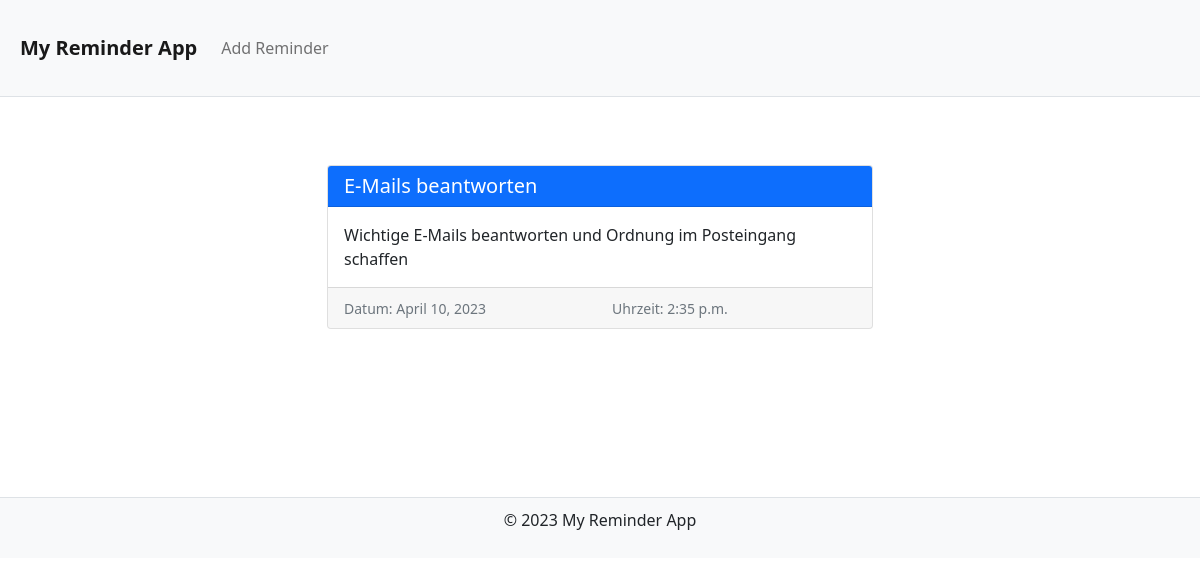
The app's page /reminder/7 with its own data.
### reminder_app/models.py (models this page shows, shortened)
class Reminder(models.Model):
    title = models.CharField(max_length=64)
    date = models.DateField()
    time = models.TimeField()
    description = models.CharField(max_length=64)

### reminder_app/views.py (the view)
# urls.py: path('<int:reminder_id>', views.show_reminder, name='show_reminder')
def show_reminder(request, reminder_id):
    show_reminder = Reminder.objects.get(pk=reminder_id)
    return render(request, 'show_reminder.html', {'show_reminder':show_reminder})

### templates/show_reminder.html
{% extends 'base.html' %}
{% block content %}
<div class="container mt-5">
  <div class="row justify-content-center">
    <div class="col-lg-6 col-md-8 col-sm-12">
      <div class="card">
        <div class="card-header bg-primary text-white">
          <h5 class="card-title mb-0">{{ show_reminder.title }}</h5>
        </div>
        <div class="card-body">
          <p class="card-text">{{ show_reminder.description }}</p>
        </div>
        <div class="card-footer">
          <div class="row">
            <div class="col">
              <small class="text-muted">Datum: {{ show_reminder.date }}</small>
            </div>
            <div class="col text-right">
              <small class="text-muted">Uhrzeit: {{ show_reminder.time }}</small>
            </div>
          </div>
        </div>
      </div>
    </div>
  </div>
</div>
{% endblock %}

### records on screen
Reminder: title "E-Mails beantworten", description "Wichtige E-Mails beantworten und Ordnung im Posteingang schaffen", date "April 10, 2023", time "2:35 p.m."
